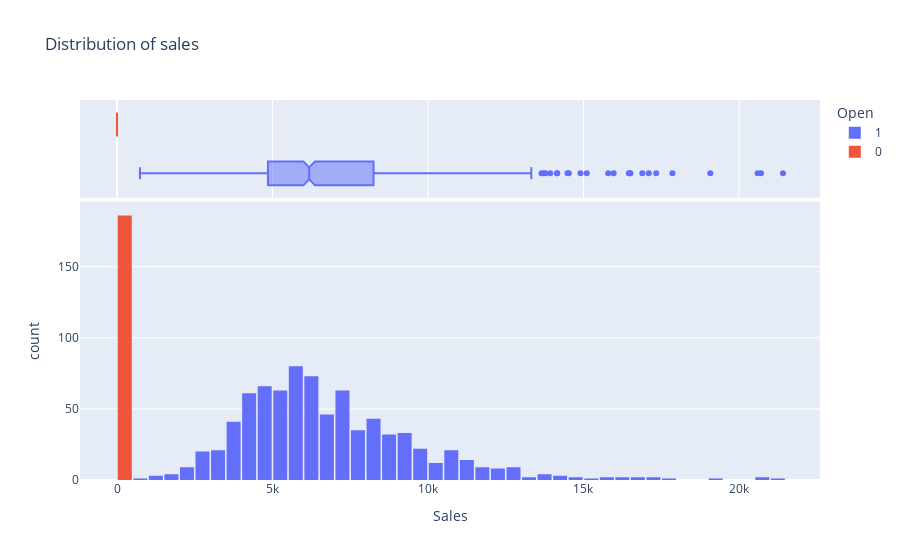

The code cell stored with this chart in its notebook:
### Code cell
fig = px.histogram(merged_sample_df, x='Sales',
                   marginal='box',
                   color='Open',
                   title='Distribution of sales')

fig.update_layout(bargap=0.1)
fig.show()

### Figure 1 — Plotly figure (JSON) as saved in the notebook; plotly's stock layout.template omitted (floating-point values rounded to 4 significant figures; data arrays with more than 128 entries replaced by an {"elided": "..."} marker saying what was removed)
{"data": [{"alignmentgroup": "True", "bingroup": "x", "hovertemplate": "Open=1<br>Sales=%{x}<br>count=%{y}<extra></extra>", "legendgroup": "1", "marker": {"color": "#636efa", "pattern": {"shape": ""}}, "name": "1", "offsetgroup": "1", "orientation": "v", "showlegend": true, "type": "histogram", "x": {"elided": "814 int values"}, "xaxis": "x", "yaxis": "y"}, {"alignmentgroup": "True", "hovertemplate": "Open=1<br>Sales=%{x}<extra></extra>", "legendgroup": "1", "marker": {"color": "#636efa"}, "name": "1", "notched": true, "offsetgroup": "1", "showlegend": false, "type": "box", "x": {"elided": "814 int values"}, "xaxis": "x2", "yaxis": "y2"}, {"alignmentgroup": "True", "bingroup": "x", "hovertemplate": "Open=0<br>Sales=%{x}<br>count=%{y}<extra></extra>", "legendgroup": "0", "marker": {"color": "#EF553B", "pattern": {"shape": ""}}, "name": "0", "offsetgroup": "0", "orientation": "v", "showlegend": true, "type": "histogram", "x": {"elided": "186 int values"}, "xaxis": "x", "yaxis": "y"}, {"alignmentgroup": "True", "hovertemplate": "Open=0<br>Sales=%{x}<extra></extra>", "legendgroup": "0", "marker": {"color": "#EF553B"}, "name": "0", "notched": true, "offsetgroup": "0", "showlegend": false, "type": "box", "x": {"elided": "186 int values"}, "xaxis": "x2", "yaxis": "y2"}], "layout": {"bargap": 0.1, "barmode": "relative", "legend": {"title": {"text": "Open"}, "tracegroupgap": 0}, "title": {"text": "Distribution of sales"}, "xaxis": {"anchor": "y", "domain": [0, 1], "title": {"text": "Sales"}}, "xaxis2": {"anchor": "y2", "domain": [0, 1], "matches": "x", "showgrid": true, "showticklabels": false}, "yaxis": {"anchor": "x", "domain": [0, 0.7326], "title": {"text": "count"}}, "yaxis2": {"anchor": "x2", "domain": [0.7426, 1], "matches": "y2", "showgrid": false, "showline": false, "showticklabels": false, "ticks": ""}}}
